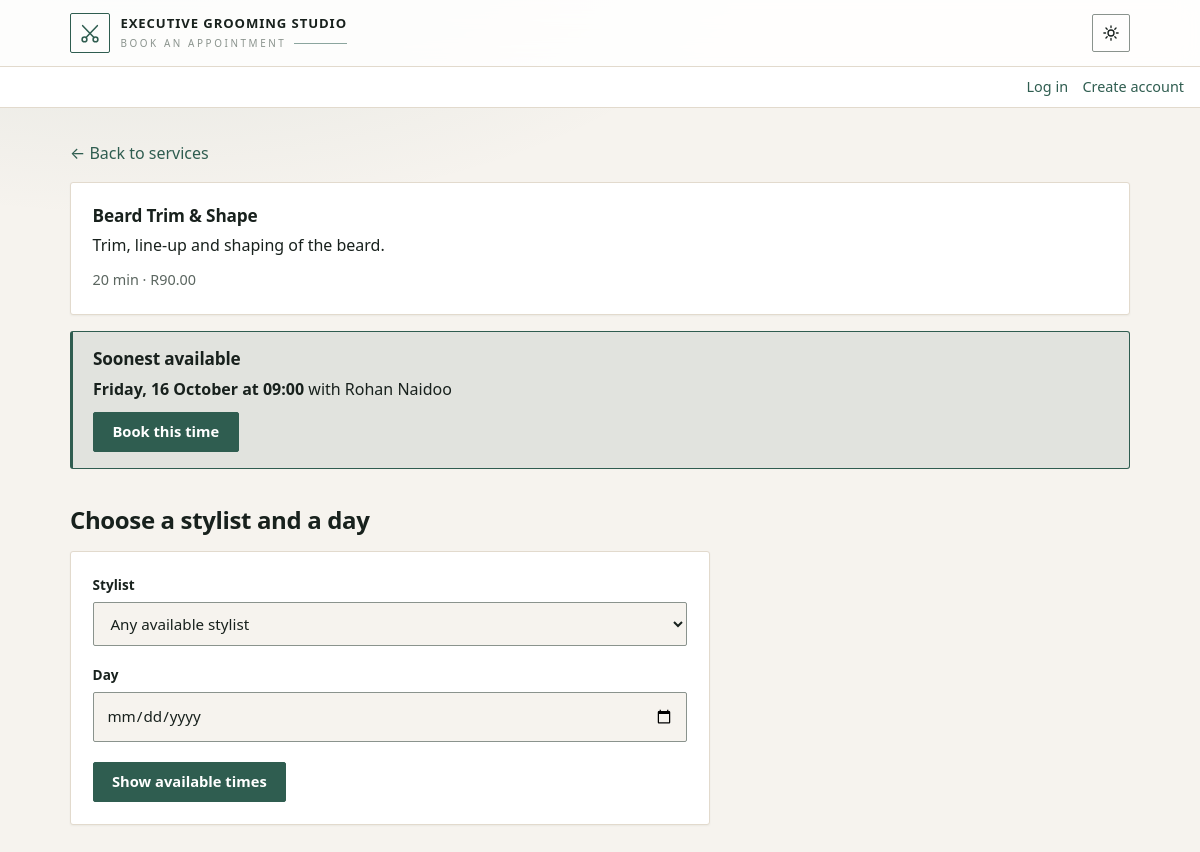
The page /public/book.php?service_id=2 on the database its author committed.
### tables this page shows
CREATE TABLE Service (
    service_id INT AUTO_INCREMENT PRIMARY KEY,
    name VARCHAR(100) NOT NULL,
    description TEXT,
    duration_minutes INT NOT NULL CHECK (duration_minutes > 0),
    price DECIMAL(8,2) NOT NULL CHECK (price > 0),
    image VARCHAR(255) NULL    
);

CREATE TABLE Stylist (
    stylist_id INT AUTO_INCREMENT PRIMARY KEY,
    name VARCHAR(100) NOT NULL,
    email VARCHAR(150) NOT NULL UNIQUE,
    password_hash VARCHAR(255) NOT NULL,
     
    accepting_bookings TINYINT(1) NOT NULL DEFAULT 1,
     
     
    working_hours VARCHAR(255) NULL
);

### classes/Auth.php (called while the page is built, shortened)
<?php
require_once __DIR__ . '/Database.php';
class Auth
{
    public static function user(): ?array
    {
        if (!isset($_SESSION['user'], $_SESSION['last_activity'])) {
            return null;
        }
        return $_SESSION['user'];
    }
}

### classes/Service.php (called while the page is built, shortened)
<?php
require_once __DIR__ . '/Database.php';
class Service
{
    public static function find(int $serviceId): ?array
    {
        $db   = Database::getConnection();
        $stmt = $db->prepare(
            'SELECT service_id, name, description, duration_minutes, price, image
             FROM Service
             WHERE service_id = :id'
        );
        $stmt->execute([':id' => $serviceId]);
        $row = $stmt->fetch();
        return $row === false ? null : $row;
    }
}

### config/helpers.php (called while the page is built, shortened)
<?php
function e(string $text): string
{
    return htmlspecialchars($text, ENT_QUOTES, 'UTF-8');
}
function inputText(array $source, string $key, string $default = ''): string
{
    $value = $source[$key] ?? null;
    return is_string($value) ? $value : $default;
}

### classes/Database.php (called while the page is built, shortened)
<?php
class Database
{
    private static ?PDO $connection = null;
    public static function getConnection(): PDO
    {
        if (self::$connection === null) {
            $config = require __DIR__ . '/../config/db_config.php';
            $dsn = "mysql:host={$config['host']};dbname={$config['dbname']};charset={$config['charset']}";
            self::$connection = new PDO($dsn, $config['user'], $config['pass'], [
                PDO::ATTR_ERRMODE            => PDO::ERRMODE_EXCEPTION,
                PDO::ATTR_DEFAULT_FETCH_MODE => PDO::FETCH_ASSOC,
                PDO::ATTR_EMULATE_PREPARES   => false,
            ]);
        }
        return self::$connection;
    }
}

### classes/Stylist.php (called while the page is built, shortened)
<?php
require_once __DIR__ . '/Database.php';
class Stylist
{
    private static array $blockCache = [];
    public static function getForService(int $serviceId): array
    {
        $stmt = Database::getConnection()->prepare(
            'SELECT s.stylist_id, s.name, s.accepting_bookings
             FROM Stylist s
             JOIN StylistService ss ON ss.stylist_id = s.stylist_id AND ss.service_id = :service_id
             WHERE s.accepting_bookings = 1
             ORDER BY s.name'
        );
        $stmt->execute([':service_id' => $serviceId]);
        return $stmt->fetchAll();
    }
    public static function blocksOn(int $stylistId, DateTimeImmutable $date): array
    {
        if (!isset(self::$blockCache[$stylistId])) {
            $map  = [];
            $stmt = Database::getConnection()->prepare(
                "SELECT weekday, TIME_FORMAT(start_time, '%H:%i') AS s, TIME_FORMAT(end_time, '%H:%i') AS e
                 FROM WorkingBlock WHERE stylist_id = :id ORDER BY weekday, start_time"
            );
            $stmt->execute([':id' => $stylistId]);
            foreach ($stmt->fetchAll() as $row) {
                $map[(int) $row['weekday']][] = [$row['s'], $row['e']];
            }
            self::$blockCache[$stylistId] = $map;
        }
        $out = [];
        foreach (self::$blockCache[$stylistId][(int) $date->format('N')] ?? [] as [$s, $e]) {
            [$sh, $sm] = array_map('intval', explode(':', $s));
            [$eh, $em] = array_map('intval', explode(':', $e));
            $out[] = [$date->setTime($sh, $sm), $date->setTime($eh, $em)];
        }
        return $out;
    }
}

### classes/Booking.php (called while the page is built, shortened)
<?php
require_once __DIR__ . '/Database.php';
require_once __DIR__ . '/Stylist.php';
class Booking
{
    public static function getAvailableSlots(array $stylist, int $durationMinutes, DateTimeImmutable $date, ?int $ignoreBookingId = null): array
    {
        $stylistId = (int) $stylist['stylist_id'];
        $blocks = Stylist::blocksOn($stylistId, $date);
        $firstOpen = $blocks[0][0];
        $lastClose = $blocks[count($blocks) - 1][1];
        $db   = Database::getConnection();
        $sql    = "SELECT start_time, end_time
                   FROM Booking
                   WHERE stylist_id = :stylist_id
                     AND status <> 'cancelled'
                     AND start_time < :close
                     AND end_time > :open";
        $params = [
            ':stylist_id' => $stylistId,
            ':open'       => $firstOpen->format('Y-m-d H:i:s'),
            ':close'      => $lastClose->format('Y-m-d H:i:s'),
        ];
        $stmt = $db->prepare($sql);
        $stmt->execute($params);
        $booked = $stmt->fetchAll();
        $now      = new DateTimeImmutable('now');
        $duration = new DateInterval('PT' . $durationMinutes . 'M');
        $step     = new DateInterval('PT' . self::SLOT_STEP_MINUTES . 'M');
        $slots    = [];
        foreach ($blocks as [$open, $close]) {
            for ($start = $open; ; $start = $start->add($step)) {
                $end = $start->add($duration);
                if ($end > $close) {
                    break;
                }
                if ($start <= $now) {
                    continue;
                }
                $slots[] = $start;
            }
        }
        return $slots;
    }
    public static function suggestSlot(array $stylists, ?array $preferred, int $durationMinutes, int $horizonDays = 21): ?array
    {
        $today = new DateTimeImmutable('today');
        $best = null;
        foreach ($stylists as $other) {
            $time = self::soonestFor($other, $durationMinutes, $today, $horizonDays);
            if ($time !== null && ($best === null || $time < $best['start'])) {
                $best = ['stylist' => $other, 'start' => $time, 'preferred' => ($preferred === null)];
            }
        }
        return $best;
    }
    private static function soonestFor(array $stylist, int $durationMinutes, DateTimeImmutable $firstDay, int $horizonDays): ?DateTimeImmutable
    {
        for ($i = 0; $i < $horizonDays; $i++) {
            $slots = self::getAvailableSlots($stylist, $durationMinutes, $firstDay->add(new DateInterval('P' . $i . 'D')));
            if (count($slots) > 0) {
                return $slots[0];
            }
        }
        return null;
    }
    private static function overlapsAny(DateTimeImmutable $start, DateTimeImmutable $end, array $booked): bool
    {
        return false;
    }
}

### public/book.php (the view, shortened to what this page needs)
<?php
require_once __DIR__ . '/../config/helpers.php';
require_once __DIR__ . '/../config/account_bar.php';
require_once __DIR__ . '/../classes/Service.php';
require_once __DIR__ . '/../classes/Stylist.php';
require_once __DIR__ . '/../classes/Booking.php';
$service  = null;
$stylists = [];
$error    = null;
$serviceId = filter_input(INPUT_GET, 'service_id', FILTER_VALIDATE_INT);
try {
    if ($serviceId !== false && $serviceId !== null) {
        $service = Service::find($serviceId);
    }
    $stylists = ($service !== null) ? Stylist::getForService((int) $service['service_id']) : [];
} catch (PDOException $ex) {
    error_log('Could not load booking page: ' . $ex->getMessage());
    $error = 'Sorry, something went wrong on our side. Please try again later.';
}
$stylistChoice = inputText($_GET, 'stylist_id', 'any');
$dateInput     = inputText($_GET, 'date', '');
if (!$error) {
    $selected = [];
    if ($stylistChoice === 'any') {
        $selected = $stylists;
    }
}
$suggestion    = null;
$preferredName = null;
if (!$error && isset($selected) && count($selected) > 0) {
    try {
        $preferred     = ($stylistChoice === 'any') ? null : $selected[0];
        $preferredName = ($preferred !== null) ? $preferred['name'] : null;
        $suggestion    = Booking::suggestSlot($stylists, $preferred, (int) $service['duration_minutes']);
    } catch (PDOException $ex) {
        error_log('Could not work out the soonest time: ' . $ex->getMessage());
    }
}
?>
<!DOCTYPE html>
<html lang="en">
<head>
    <link rel="stylesheet" href="assets/css/style.css?v=<?= (int) @filemtime(__DIR__ . '/assets/css/style.css') ?>">
</head>
<body>
    <header class="site-header">
        <h1>Executive Grooming Studio</h1>
        <p>Book an appointment</p>
    </header>
    <?= accountBar() ?>
    <main class="container">
        <p><a href="index.php">&larr; Back to services</a></p>
        <?php if ($error): ?>
            <p class="error"><?= e($error) ?></p>
        <?php else: ?>
            <section class="service-card">
                <h3><?= e($service['name']) ?></h3>
                <p><?= e($service['description'] ?? '') ?></p>
                <p class="meta">
                    <?= (int) $service['duration_minutes'] ?> min
                    &middot; R<?= number_format((float) $service['price'], 2) ?>
                </p>
            </section>
            <?php if (isset($selected) && count($selected) > 0): ?>
                <section class="suggestion">
                    <h3>Soonest available</h3>
                    <?php if ($suggestion === null): ?>
                        <p>There are no free times in the next 21 days<?= $preferredName !== null ? ' with ' . e($preferredName) . ' or any other stylist' : '' ?>. Please try again later or call the salon.</p>
                    <?php else: ?>
                        <p><strong><?= e($suggestion['start']->format('l, j F')) ?> at <?= e($suggestion['start']->format('H:i')) ?></strong>
                            with <?= e($suggestion['stylist']['name']) ?></p>
                        <a class="button" href="book_details.php?<?= e(http_build_query([
                            'service_id' => $service['service_id'],
                            'stylist_id' => $suggestion['stylist']['stylist_id'],
                            'start'      => $suggestion['start']->format('Y-m-d H:i'),
                        ])) ?>">Book this time</a>
                    <?php endif; ?>
                </section>
            <?php endif; ?>
            <h2>Choose a stylist and a day</h2>
            <form method="get" action="book.php" class="booking-form">
                <label for="stylist_id">Stylist</label>
                <select name="stylist_id" id="stylist_id">
                    <option value="any">Any available stylist</option>
                </select>
                <label for="date">Day</label>
                <input type="date" name="date" id="date"
                       min="<?= e((new DateTimeImmutable('today'))->format('Y-m-d')) ?>"
                       value="<?= e($dateInput) ?>" required>
                <button type="submit" class="button">Show available times</button>
            </form>
        <?php endif; ?>
    </main>
</body>
</html>

### rows shown on the page
service: name "Beard Trim & Shape", description "Trim, line-up and shaping of the beard.", duration_minutes "20", price "90.00"
stylist: name "Rohan Naidoo"

### other values the page prints
$suggestion['start']->format('l, j F') "Friday, 16 October"
$suggestion['start']->format('H:i') "09:00"
